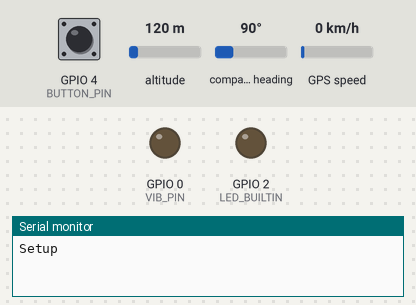
A sketch run on a simulated ESP8266 (NodeMCU). Parts: output pins drawn as LEDs (lit = HIGH, except the on-board LED, lit = LOW), the last lines printed to the serial monitor. Inputs (shaded band) come from the test bench; at power-on: GPIO 4 (BUTTON_PIN) HIGH, altitude 120 m, compass heading 90°, GPS speed 0 km/h. WiFi joins after 1.5 s; servers stay silent unless stated; the GPS gets a fix after 3 s at 37.7749, -122.4194 with 8 satellites.

Above: at 1.2 s.
1.3 s: GPIO 4 (BUTTON_PIN) pulled LOW for 3.2 s
At 2.9 s:
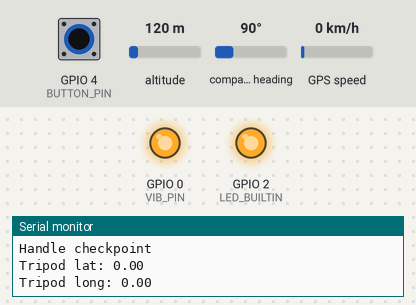
Timing chart, 0 to 4.6 s (numbered marks = the images above; inputs shaded):
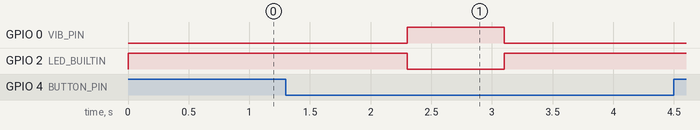

The sketch:

beacon_hc12_v3.ino
```cpp
#include <ESP8266WiFi.h>
#include <SoftwareSerial.h>
#include <TinyGPS++.h>
#include <ESP8266HTTPClient.h>

#define BUTTON_PIN 4
#define POWER_ON_PIN 5
#define VIB_PIN 0
#define radioSerial Serial

const char* ssid     = "tripod";
const char* password = "tripodwifipass";

IPAddress ip(192, 168, 4, 2);
IPAddress gateway(192, 168, 4, 1);
IPAddress subnet(255, 255, 255, 0);

String serverHost = "http://192.168.4.1:80/handle_beacon_message";

static const int RXPin = 14, TXPin = 12;
static const uint32_t GPSBaud = 9600;
const uint32_t COMMAND_DELAY = 250;
TinyGPSPlus gps;
WiFiClient client;
SoftwareSerial gpsPort(RXPin, TXPin); //Rx-D5, Tx-D6

unsigned long buttonPressedMillis = 0;
int buttonInterval = 1000;

boolean lastButtonState = false;
boolean actionFired = false;

int ledState = HIGH;
unsigned long ledOnMillis = 0;
const long interval = 1000;

String lastSendedMessage = "";
long lastMessageMillis = 0;
long sendMessageInterval = 200;

double defaultAngle;

double beaconLat;
double beaconLong;

double tripodLat;
double tripodLong;

double checkpointLat;
double checkpointLong;

double defaultAzimuth;
double beaconAzimuth;
double angle;

const int HEARTBEAT_INTERVAL = 3000;

boolean gpsReceived;
unsigned long lastHeartbeatCheckMillis;

double divider = 10000000;

const unsigned char ubxRate5Hz[] PROGMEM =
  { 0x06,0x08,0x06,0x00,200,0x00,0x01,0x00,0x01,0x00 };

const unsigned char ubxDisableVTG[] PROGMEM =
  { 0x06,0x01,0x08,0x00,0xF0,0x05,0x00,0x00,0x00,0x00,0x00,0x01 };

const unsigned char ubxDisableRMC[] PROGMEM =
  { 0x06,0x01,0x08,0x00,0xF0,0x04,0x00,0x00,0x00,0x00,0x00,0x01 };

const unsigned char ubxDisableGSV[] PROGMEM =
  { 0x06,0x01,0x08,0x00,0xF0,0x03,0x00,0x00,0x00,0x00,0x00,0x01 };

void sendUBX( const unsigned char *progmemBytes, size_t len ){
  gpsPort.write( 0xB5 ); // SYNC1
  gpsPort.write( 0x62 ); // SYNC2

  uint8_t a = 0, b = 0;
  while (len-- > 0) {
    uint8_t c = pgm_read_byte( progmemBytes++ );
    a += c;
    b += a;
    gpsPort.write( c );
  }

  gpsPort.write( a ); // CHECKSUM A
  gpsPort.write( b ); // CHECKSUM B

}

double toRadians(double angle) {
  return (angle * 71) / 4068;
}

double toDegrees(double angle) {
  return (angle * 4068) / 71;
}

double getAzimuth(double p1lat, double p1long, double p2lat, double p2long) {
  p1lat = toRadians(p1lat);
  p1long = toRadians(p1long);
  p2lat = toRadians(p2lat);
  p2long = toRadians(p2long);

  double delta_long = p2long - p1long;
  double y = sin(delta_long) * cos(p2lat);
  double x = cos(p1lat) * sin(p2lat) - sin(p1lat) * cos(p2lat) * cos(delta_long);
  double a = atan2(y, x);
  a = toDegrees(a);

  if (a < 0) {
    return a + 360;
  } else {
    return a;
  }
}

void initVariables(){
  lastSendedMessage = "";
  lastMessageMillis = 0;
  sendMessageInterval = 200;

  defaultAngle = 0;

  beaconLat = 0;
  beaconLong = 0;

  tripodLat = 0;
  tripodLong = 0;

  checkpointLat = 0;
  checkpointLong = 0;

  defaultAzimuth = 0;
  beaconAzimuth = 0;
  angle = 0;

  gpsReceived = false;
  lastHeartbeatCheckMillis = 0;
}

void setup(){
  pinMode(BUTTON_PIN, INPUT_PULLUP);
  pinMode(POWER_ON_PIN, OUTPUT);
  digitalWrite(POWER_ON_PIN, LOW);

  pinMode(VIB_PIN, OUTPUT);
  digitalWrite(VIB_PIN, LOW);

  Serial.begin(115200);
  Serial.println("Setup");
  gpsPort.begin(9600);

  pinMode(LED_BUILTIN, OUTPUT);
  digitalWrite(LED_BUILTIN, ledState);
  lastHeartbeatCheckMillis = millis();

  initVariables();

  WiFi.mode(WIFI_STA);
  WiFi.config(ip, gateway, subnet);
  WiFi.begin(ssid, password);
}

void initExternalDevices(){
  sendUBX(ubxRate5Hz, sizeof(ubxRate5Hz));
  delay(COMMAND_DELAY);
  sendUBX(ubxDisableVTG, sizeof(ubxDisableVTG));
  delay(COMMAND_DELAY);
  sendUBX(ubxDisableRMC, sizeof(ubxDisableRMC));
  delay(COMMAND_DELAY);
  sendUBX(ubxDisableGSV, sizeof(ubxDisableGSV));
}

void loop(){
  handleButton();
  handleGPS();
  handleHeartbeat();
}

void handleButton() {
  boolean currentButtonState = !digitalRead(BUTTON_PIN);

  if (currentButtonState && !lastButtonState) {
    buttonPressedMillis = millis();
    lastButtonState = currentButtonState;
  };
  if (!actionFired && currentButtonState && (millis() - buttonPressedMillis) >= buttonInterval) {
    ledState = LOW;
    digitalWrite(LED_BUILTIN, LOW);
    digitalWrite(VIB_PIN, HIGH);

    ledOnMillis = millis();

    Serial.println("Handle checkpoint");
    handleCheckpoint();
    actionFired = true;
  };

  if (!currentButtonState && lastButtonState) {
    lastButtonState = currentButtonState;
    actionFired = false;
  };

  if (ledState == LOW) {
    unsigned long currentMillis = millis();
    if (currentMillis - ledOnMillis >= interval) {
      ledState = HIGH;
      digitalWrite(LED_BUILTIN, ledState);
      digitalWrite(VIB_PIN, LOW);
    }
  }
}

void flashLED(int times, long period){
  for(int i = 0; i < times; i++){
    digitalWrite(LED_BUILTIN, LOW);
    digitalWrite(VIB_PIN, HIGH);
    delay(period);
    digitalWrite(LED_BUILTIN, HIGH);
    digitalWrite(VIB_PIN, LOW);
    delay(period);
  }
}

void handleCheckpoint() {
  if (tripodLat == 0 && tripodLong == 0) {
    tripodLat = beaconLat;
    tripodLong = beaconLong;

    Serial.print("Tripod lat: ");
    Serial.println(tripodLat);
    Serial.print("Tripod long: ");
    Serial.println(tripodLong);
  } else if (checkpointLat == 0 && checkpointLong == 0) {
    checkpointLat = beaconLat;
    checkpointLong = beaconLong;

    Serial.print("Tripod lat: ");
    Serial.println(checkpointLat);
    Serial.print("Tripod long: ");
    Serial.println(checkpointLong);
    if (tripodLat != 0 && tripodLong != 0 && defaultAzimuth == 0) {
      defaultAzimuth = getAzimuth(tripodLat, tripodLong, checkpointLat, checkpointLong);
    }
  }
}

static void handleGPS() {
  while (gpsPort.available() > 0){
    gps.encode(gpsPort.read());
    if (gps.location.isUpdated()){
      gpsReceived = true;
      beaconLat = gps.location.lat();
      beaconLong = gps.location.lng();
      handleBeaconCoordinates();
    };
  };
}

double modulo(double a, double b) {
  return a - floor(a / b) * b;
}

void handleBeaconCoordinates() {
  if (tripodLat != 0 && tripodLong != 0 && checkpointLat != 0 && checkpointLong != 0) {
    beaconAzimuth = getAzimuth(tripodLat, tripodLong, beaconLat, beaconLong);

    angle = beaconAzimuth - defaultAzimuth;
//    angle = modulo(angle + 180, 360) - 180;
    angle = modulo(angle, 360);
    lastSendedMessage = String(round(truncate(angle, 1) * 10));
    sendMessage(lastSendedMessage);
  }
}

static void sendMessage(String msg) {
  if (client.connect("http://192.168.4.1/", 80)) {
    String postData = "angle=" + msg;
    client.println("POST /handle_beacon_message HTTP/1.1");
    client.println("Host: 192.168.4.1");
    client.println("Cache-Control: no-cache");
    client.println("Content-Type: application/x-www-form-urlencoded");
    client.print("Content-Length: ");
    client.println(postData.length());
    client.println();
    client.println(postData);
    client.stop();
    Serial.println(msg);
  }
}

void handleHeartbeat(){

  if((millis() - lastHeartbeatCheckMillis ) >= HEARTBEAT_INTERVAL){
    if(WiFi.status() == WL_CONNECTED){
      if(gpsReceived){
        gpsReceived = false;
      }else{
        flashLED(1, 100);
      };
    }else{
      flashLED(2, 100);
    };

    lastHeartbeatCheckMillis  = millis();
  }
}

double truncate(double val, byte dec)
{
    double x = val * pow(10, dec);
    double y = round(x);
    double z = x - y;
    if ((int)z == 5)
    {
        y++;
    } else {}
    x = y / pow(10, dec);
    return x;
}
```
